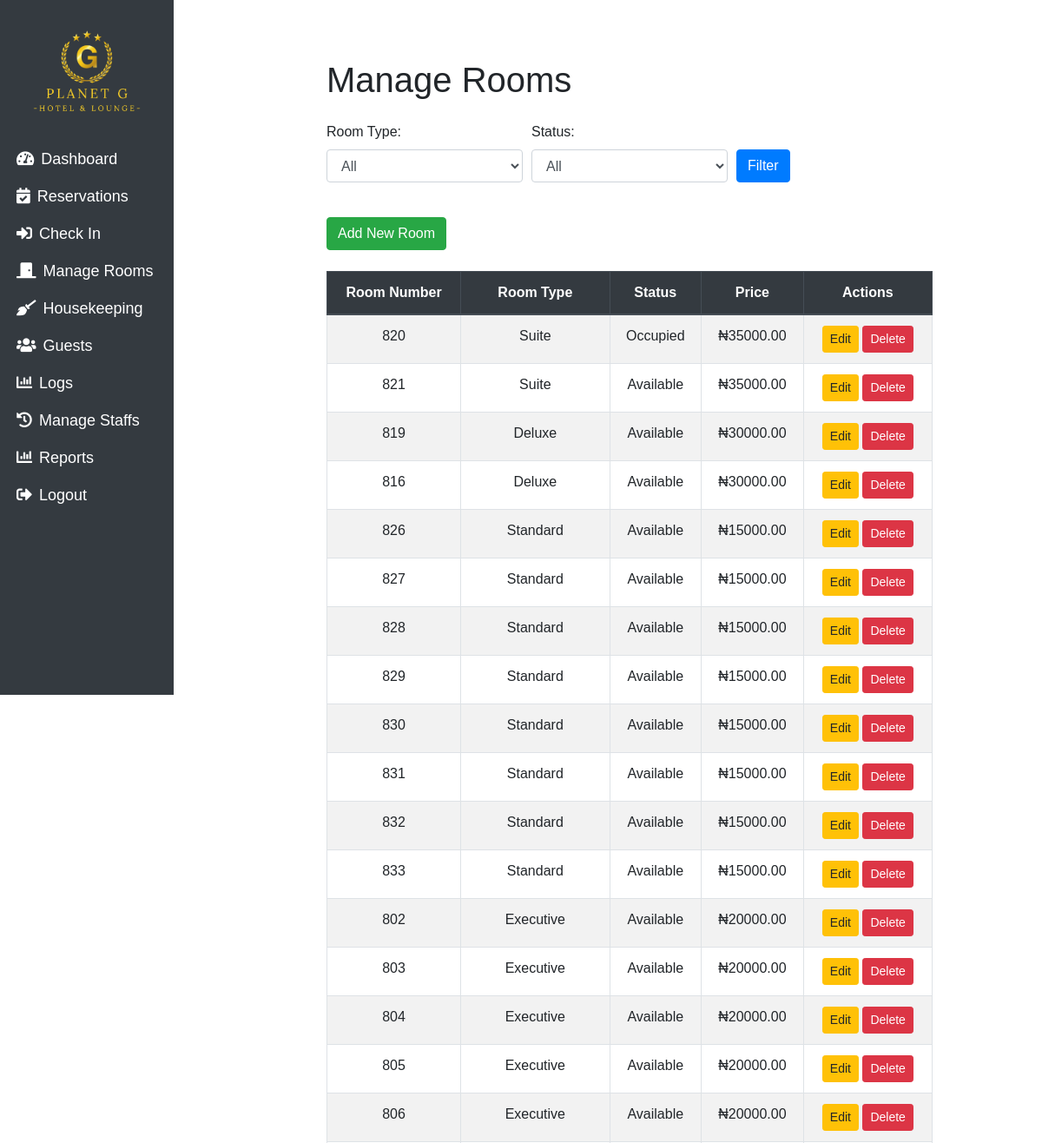
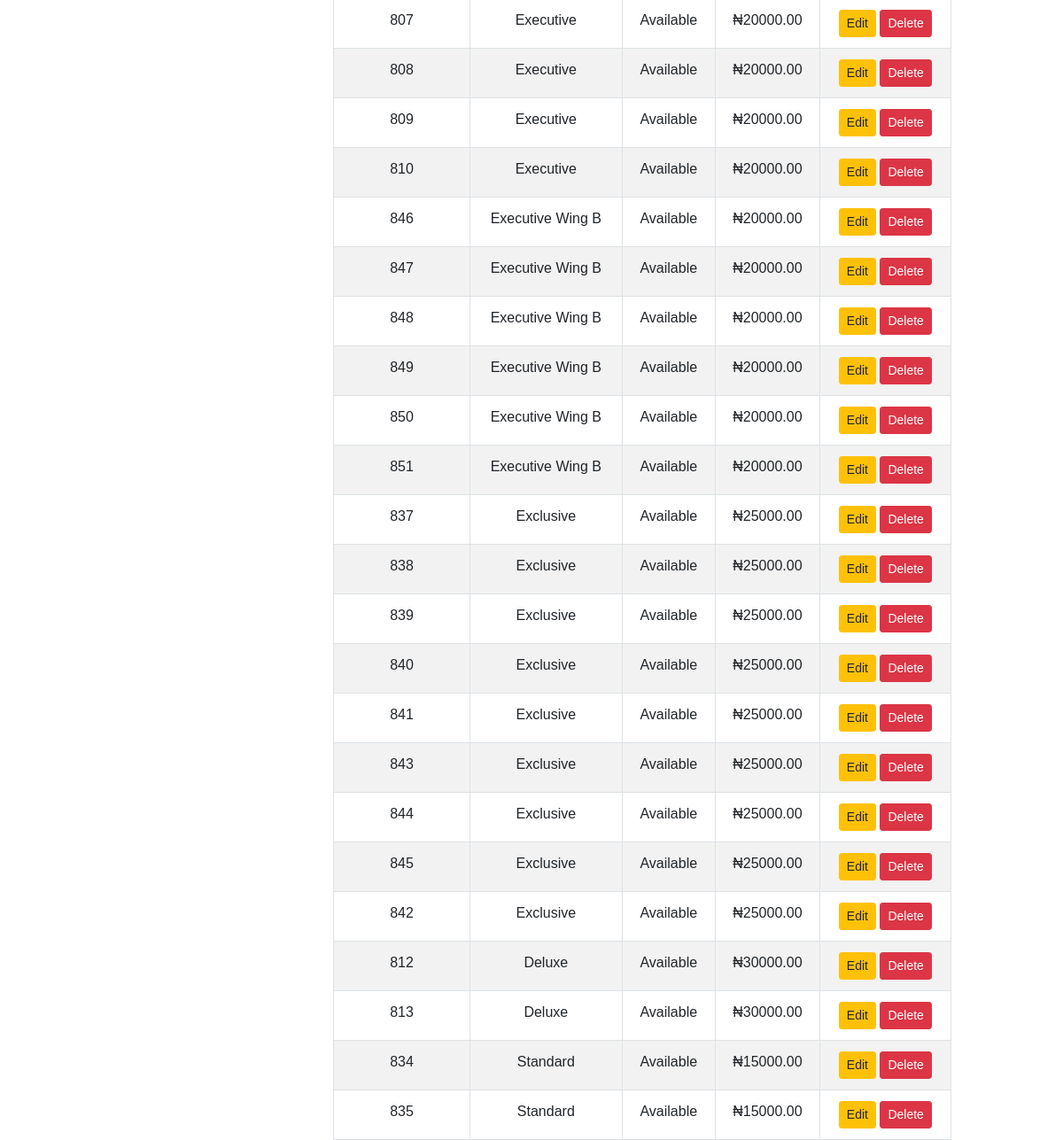
/rooms (signed in), run on the app's committed database (2 pictures, top to bottom).
### main.py (models this page shows, shortened)
class Room(db.Model):
    id = db.Column(db.Integer, primary_key=True)
    room_number = db.Column(db.String(50), unique=True, nullable=False)
    room_type = db.Column(db.String(50), nullable=False)
    status = db.Column(db.String(50), nullable=False)
    price = db.Column(db.Numeric(10, 2), nullable=False)  # Numeric type for price
    bookings = db.relationship('Booking', backref='room', lazy=True)
    reservations = db.relationship('Reservation', backref='room', lazy=True)

### main.py (the view)
@app.route('/rooms', methods=['GET', 'POST'])
@login_required
def manage_rooms():
    room_type = request.args.get('room_type', '')
    status = request.args.get('status', '')
    query = Room.query
    if room_type:
        query = query.filter_by(room_type=room_type)
    if status:
        query = query.filter_by(status=status)
    rooms = query.all()
    return render_template('manage_rooms.html', rooms=rooms, room_type=room_type, status=status)

### main.py (called while the page is built)
@login_manager.user_loader
def load_user(user_id):
    return User.query.get(int(user_id))

### templates/manage_rooms.html (shortened to what this page needs)
<!DOCTYPE html>
<html lang="en">
<head>
    <link rel="stylesheet" href="https://stackpath.bootstrapcdn.com/bootstrap/4.5.2/css/bootstrap.min.css">
    <link rel="stylesheet" href="/static/css/rooms.css" />
    <link rel="stylesheet" href="/static/css/dashboard.css" />
    <link href="https://cdnjs.cloudflare.com/ajax/libs/font-awesome/5.15.4/css/all.min.css" rel="stylesheet">
</head>
<body>
<div class="col-md-2 col-sm-4 bg-dark text-white vh-100 p-1 sidebar">
    <div class="text-center">
        <img src="/static/assets/images/planetgelimgbulogo.png" alt="Hotel Logo" class="img-fluid mb-2" style="width: 150px;">
    </div>
    <nav class="nav flex-column">
        <a class="nav-link text-white py-2" href="/dashboard">
            <i class="fas fa-tachometer-alt mr-2"></i>Dashboard
        </a>
        <a class="nav-link text-white py-2" href="/reservations">
            <i class="fas fa-calendar-check mr-2"></i>Reservations
        </a>
        <a class="nav-link text-white py-2" href="/bookings">
            <i class="fas fa-sign-in-alt mr-2"></i>Check In
        </a>
        {% if current_user.role in ['admin'] %}
        <a class="nav-link text-white py-2" href="/rooms">
            <i class="fas fa-door-closed mr-2"></i>Manage Rooms
        </a>
        {% endif %}
        <a class="nav-link text-white py-2" href="/housekeeping">
            <i class="fas fa-broom mr-2"></i>Housekeeping
        </a>
        <a class="nav-link text-white py-2" href="/guests">
            <i class="fas fa-users mr-2"></i>Guests
        </a>
          {% if current_user.role in ['admin'] %}
    <a class="nav-link text-white py-2" href="/user_logs">
        <i class="fas fa-chart-bar mr-2"></i>Logs
    </a>
   {% endif %}
         {% if current_user.role in ['admin'] %}
        <a class="nav-link text-white py-2" href="/users/manage">
            <i class="fas fa-history mr-2"></i>Manage Staffs
        </a>
        {% endif %}
        {% if current_user.role in ['admin'] %}
    <a class="nav-link text-white py-2" href="/reports">
        <i class="fas fa-chart-bar mr-2"></i>Reports
    </a>
    {% endif %}
        <a class="nav-link text-white py-2" href="/logout">
            <i class="fas fa-sign-out-alt mr-2"></i>Logout
        </a>
    </nav>
</div>
    <div class="content">
    <div class="container mt-5">
        <h1 class="mb-4">Manage Rooms</h1>
        <form method="GET" action="{{ url_for('manage_rooms') }}" class="mb-4">
            <div class="form-row">
                <div class="form-group col-md-4">
                    <label for="room_type">Room Type:</label>
                    <select name="room_type" id="room_type" class="form-control">
                        <option value="">All</option>
                    </select>
                </div>
                <div class="form-group col-md-4">
                    <label for="status">Status:</label>
                    <select name="status" id="status" class="form-control">
                        <option value="">All</option>
                    </select>
                </div>
                <div class="form-group col-md-4 d-flex align-items-end">
                    <button type="submit" class="btn btn-primary">Filter</button>
                </div>
            </div>
        </form>
        <a href="{{ url_for('add_room') }}" class="btn btn-success mb-4">Add New Room</a>
        <table class="table table-striped table-bordered">
            <thead class="thead-dark">
                <tr>
                    <th>Room Number</th>
                    <th>Room Type</th>
                    <th>Status</th>
                    <th>Price</th>
                    <th>Actions</th>
                </tr>
            </thead>
            <tbody>
                {% for room in rooms %}
                <tr>
                    <td>{{ room.room_number }}</td>
                    <td>{{ room.room_type }}</td>
                    <td>{{ room.status }}</td>
                    <td>₦{{ room.price }}</td>
                    <td>
                        <a href="{{ url_for('edit_room', room_id=room.id) }}" class="btn btn-warning btn-sm">Edit</a>
                        <form action="{{ url_for('delete_room', room_id=room.id) }}" method="POST" style="display:inline;">
                            <button type="submit" class="btn btn-danger btn-sm">Delete</button>
                        </form>
                    </td>
                </tr>
                {% endfor %}
            </tbody>
        </table>
    </div>
    </div>
</body>
</html>

### static/css/rooms.css (style rules this page uses)
.container { max-width: 1200px; }
.table th, .table td { text-align: center; }
.form-row .form-group { margin-bottom: 1rem; }

### static/css/dashboard.css (style rules this page uses)
body { font-family: 'Arial', sans-serif; display: flex; height: 100vh; margin: 0; }
.sidebar { width: 250px; height: 100vh; background-color: #343a40; color: white; position: fixed; top: 0; left: 0; display: flex; flex-direction: column; padding-top: 20px; overflow-y: auto; }
.sidebar a { color: white; padding: 15px; text-decoration: none; font-size: 18px; display: block; transition: background 0.3s; }
.content { margin-left: 250px; padding: 20px; width: calc(100% - 250px); }
.container { width: 80%; margin: 0 auto; }
table { width: 100%; border-collapse: collapse; }
th, td { border: 1px solid #ddd; padding: 8px; }
th { background-color: #f2f2f2; }

### data on the page
Room: room_number "820", room_type "Suite", status "Occupied", price "35000.00"
Room: room_number "821", room_type "Suite", status "Available", price "35000.00"
Room: room_number "819", room_type "Deluxe", status "Available", price "30000.00"
Room: room_number "816", room_type "Deluxe", status "Available", price "30000.00"
Room: room_number "826", room_type "Standard", status "Available", price "15000.00"
Room: room_number "827", room_type "Standard", status "Available", price "15000.00"
Room: room_number "828", room_type "Standard", status "Available", price "15000.00"
Room: room_number "829", room_type "Standard", status "Available", price "15000.00"
Room: room_number "830", room_type "Standard", status "Available", price "15000.00"
Room: room_number "831", room_type "Standard", status "Available", price "15000.00"
Room: room_number "832", room_type "Standard", status "Available", price "15000.00"
Room: room_number "833", room_type "Standard", status "Available", price "15000.00"
Room: room_number "802", room_type "Executive", status "Available", price "20000.00"
Room: room_number "803", room_type "Executive", status "Available", price "20000.00"
Room: room_number "804", room_type "Executive", status "Available", price "20000.00"
Room: room_number "805", room_type "Executive", status "Available", price "20000.00"
Room: room_number "806", room_type "Executive", status "Available", price "20000.00"
Room: room_number "807", room_type "Executive", status "Available", price "20000.00"
Room: room_number "808", room_type "Executive", status "Available", price "20000.00"
Room: room_number "809", room_type "Executive", status "Available", price "20000.00"
Room: room_number "810", room_type "Executive", status "Available", price "20000.00"
Room: room_number "846", room_type "Executive Wing B", status "Available", price "20000.00"
Room: room_number "847", room_type "Executive Wing B", status "Available", price "20000.00"
Room: room_number "848", room_type "Executive Wing B", status "Available", price "20000.00"
Room: room_number "849", room_type "Executive Wing B", status "Available", price "20000.00"
Room: room_number "850", room_type "Executive Wing B", status "Available", price "20000.00"
Room: room_number "851", room_type "Executive Wing B", status "Available", price "20000.00"
Room: room_number "837", room_type "Exclusive", status "Available", price "25000.00"
Room: room_number "838", room_type "Exclusive", status "Available", price "25000.00"
Room: room_number "839", room_type "Exclusive", status "Available", price "25000.00"
Room: room_number "840", room_type "Exclusive", status "Available", price "25000.00"
Room: room_number "841", room_type "Exclusive", status "Available", price "25000.00"
Room: room_number "843", room_type "Exclusive", status "Available", price "25000.00"
Room: room_number "844", room_type "Exclusive", status "Available", price "25000.00"
Room: room_number "845", room_type "Exclusive", status "Available", price "25000.00"
Room: room_number "842", room_type "Exclusive", status "Available", price "25000.00"
Room: room_number "812", room_type "Deluxe", status "Available", price "30000.00"
Room: room_number "813", room_type "Deluxe", status "Available", price "30000.00"
Room: room_number "834", room_type "Standard", status "Available", price "15000.00"
Room: room_number "835", room_type "Standard", status "Available", price "15000.00"
